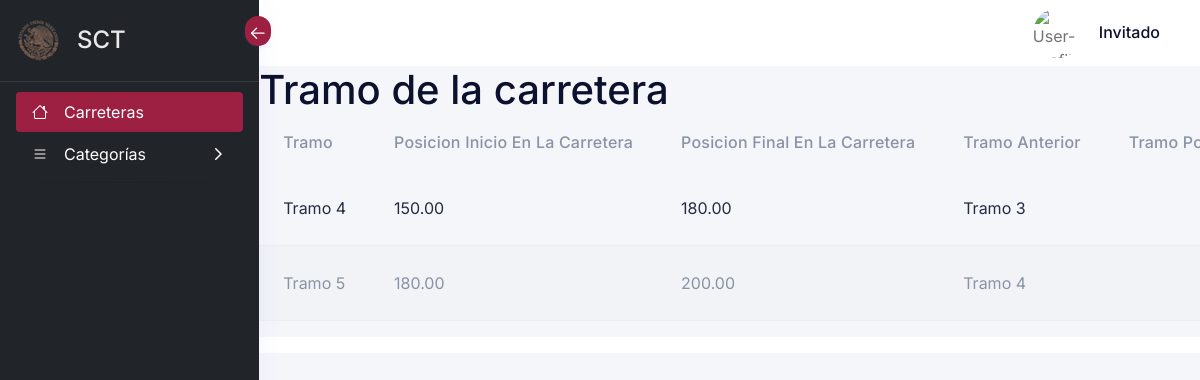
Before: /?view=tramo&opt=tramos&Carretera=Carretera C with the older database file.
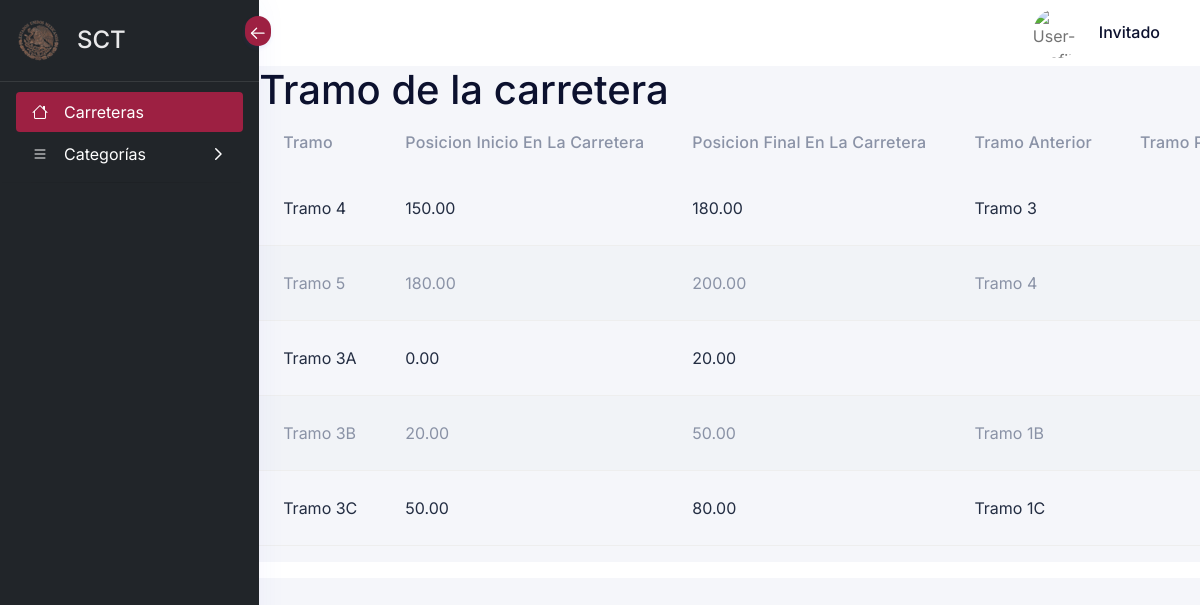
After: the same page with the newer database file.
### tables this page shows
CREATE TABLE tramos (
    id_Tramo INT AUTO_INCREMENT PRIMARY KEY,
    Nombre VARCHAR(255) NOT NULL,
    Pos_Inicio DECIMAL(10, 2) NOT NULL,
    Pos_Final DECIMAL(10, 2) NOT NULL,
    Tramo_Anterior INT,
    Tramo_Posterior INT,
    Kilometros DECIMAL(10, 2) NOT NULL,
    Carretera_id INT,
    status int default 1,
    FOREIGN KEY (Tramo_Anterior) REFERENCES tramos(id_Tramo),
    FOREIGN KEY (Tramo_Posterior) REFERENCES tramos(id_Tramo),
    FOREIGN KEY (Carretera_id) REFERENCES carreteras(id_Carretera)
);

### core/controller/Model.php (called while the page is built, shortened)
<?php
class Model {
	public static function exists($modelname){
		$fullpath = self::getFullpath($modelname);
		$found=false;
		if(file_exists($fullpath)){
			$found = true;
		}
		return $found;
	}
	public static function getFullpath($modelname){
		return "core/app/model/".$modelname.".php";
	}
	public static function many($query,$aclass){
		$cnt = 0;
		$array = array();
		while($r = $query->fetch_array()){
			$array[$cnt] = new $aclass;
			$cnt2=1;
			foreach ($r as $key => $v) {
				if($cnt2>0 && $cnt2%2==0){
					$array[$cnt]->$key = $v;
				}
				$cnt2++;
			}
			$cnt++;
		}
		return $array;
	}
}
?>

### core/controller/Executor.php (called while the page is built, shortened)
<?php
class Executor {
	public static function doit($sql){
		$con = Database::getCon();
		return array($con->query($sql),$con->insert_id);
	}
}
?>

### core/app/model/TramoData.php (called while the page is built, shortened)
<?php
class TramoData extends Extra{
	public static function getByCarre($Carretera)
	{
        $sql = "select
                t.id_Tramo,
                t.Nombre AS Nombre_Tramo,
                t.Pos_Inicio,
                t.Pos_Final,
                t.Kilometros AS Kilometros_Tramo,
                ta.Nombre AS Tramo_Anterior,
                tp.Nombre AS Tramo_Posterior
            FROM
                carreteras c
            JOIN tramos t ON c.id_Carretera = t.Carretera_id
			LEFT JOIN tramos ta ON t.Tramo_Anterior = ta.id_Tramo
			LEFT JOIN tramos tp ON t.Tramo_Posterior = tp.id_Tramo
            WHERE
                c.Nombre = '$Carretera' and t.status=1;";
		$query = Executor::doit($sql);
		return Model::many($query[0],new TramoData());
	}
}
?>

### core/controller/Layout.php (called while the page is built)
<?php
class Module {
	public static function loadLayout(){
		include "core/app/layouts/layout.php";
	}
}
?>

### core/controller/Lb.php (called while the page is built, shortened)
<?php
class Lb {
	public function start(){
		include "core/app/init.php";
	}
}
?>

### index.php (called while the page is built, shortened)
<?php
$lb = new Lb();
$lb->start();
?>

### core/app/view/tramo-view.php (the view, shortened to what this page needs)
<?php
    if(isset($_GET["opt"]) && $_GET["opt"] == "tramos"){
			$tramo = TramoData::getByCarre($_GET['Carretera']);
			$found = false;
			if($tramo!=null){
					$found=true;
			}
if($found){
?>
<p class="h1">Tramo de la carretera</p>
<div class="bd-example table-responsive">
        <table class="table table-striped">
            <thead>
            <tr>
                <th scope="col">Tramo</th>
                <th scope="col">Posicion inicio en la carretera</th>
                <th scope="col">Posicion final en la carretera</th>
                <th scope="col">Tramo anterior</th>
                <th scope="col">Tramo posterior</th>
            </tr>
            </thead>
            <tbody>
            <?php
		        foreach ($tramo as $key => $row) {
		    ?>
            <tr>
                <td><?php echo $row->Nombre_Tramo; ?></td>
                <td><?php echo $row->Pos_Inicio; ?></td>
                <td><?php echo $row->Pos_Final; ?></td>
                <td><?php echo $row->Tramo_Anterior; ?></td>
                <td><?php echo $row->Tramo_Posterior; ?></td>
            </tr>
            <?php
                }
            ?>
            </tbody>
        </table>
</div>
<?php
}
    }
?>

Changed rows visible on the page:
added tramos: Nombre "Tramo 3A", Pos_Inicio "0.00", Pos_Final "20.00"
added tramos: Nombre "Tramo 3B", Pos_Inicio "20.00", Pos_Final "50.00", Tramo_Anterior.Nombre "Tramo 1B"
added tramos: Nombre "Tramo 3C", Pos_Inicio "50.00", Pos_Final "80.00", Tramo_Anterior.Nombre "Tramo 1C"
